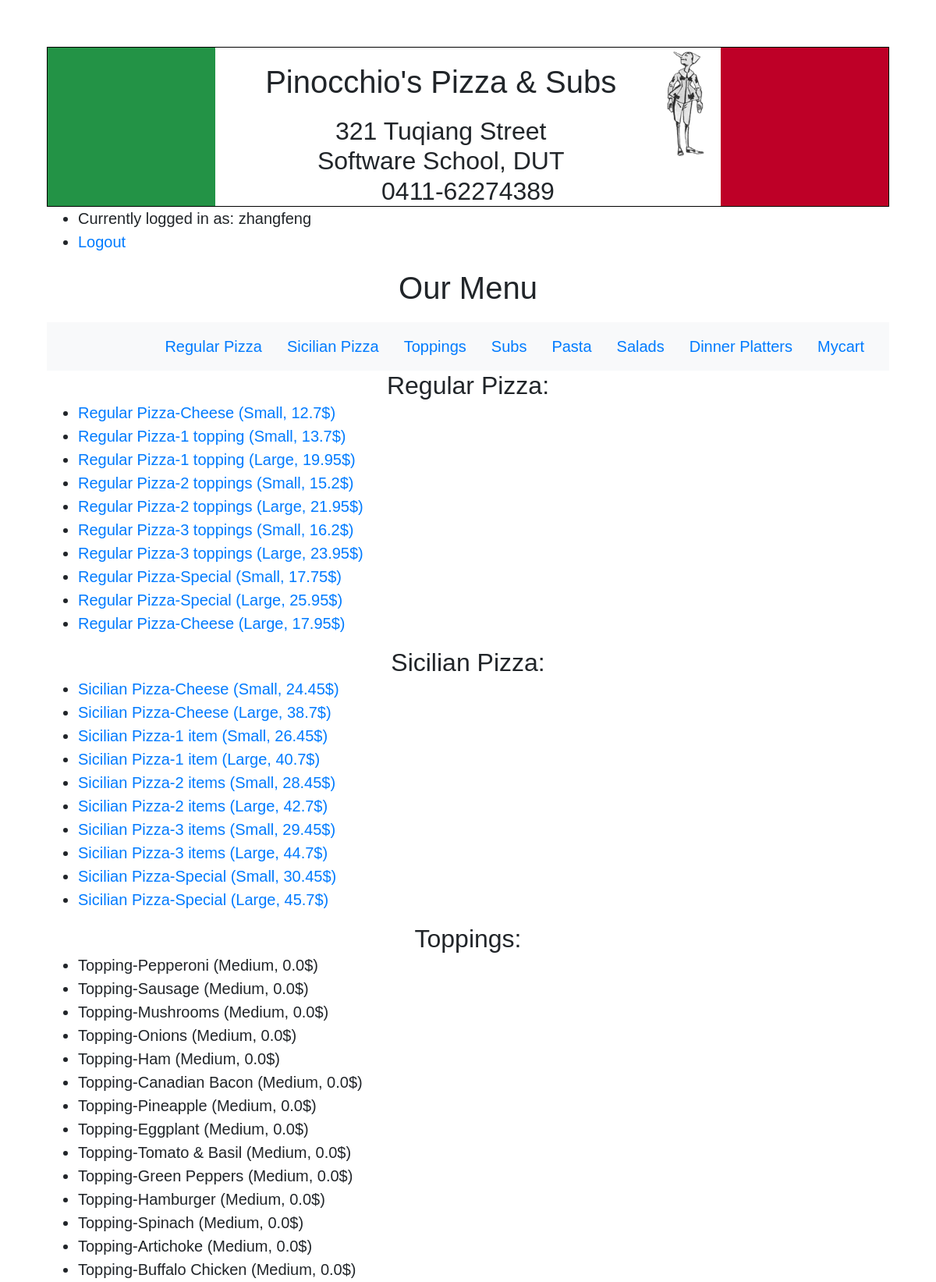
Screenshot of / (signed in, upper part) with the database file from the repository.
### orders/models.py (models this page shows)
class Food(models.Model):
    SIZES = (
        ('S', 'Small'),
        ('M', 'Medium'),
        ('L', 'Large'),
    )
    name = models.CharField(max_length=64)
    size = models.CharField(max_length=1, choices=SIZES)
    price = models.FloatField()
    type = models.ForeignKey(Type, on_delete=models.CASCADE, related_name="foods")
    def __str__(self):
        typename = Type.objects.get(pk=self.type.id)
        return f"{typename}-{self.name} ({self.get_size_display()}, {self.price}$) "

class Type(models.Model):
    name = models.CharField(max_length=64)
    def __str__(self):
        return f" {self.name}"

### users/views.py (the view)
# urls.py: path("", views.index, name="index"),
def index(request):
    if not request.user.is_authenticated:
        return render(request, "users/register.html", {"message": None})
    context = {
        "user": request.user,
        "Regular_Pizza": Food.objects.filter(type=Type.objects.get(name="Regular Pizza")),
        "Sicilian_Pizza": Food.objects.filter(type=Type.objects.get(name="Sicilian Pizza")),
        "Topping": Food.objects.filter(type=Type.objects.get(name="Topping")),
        "Sub": Food.objects.filter(type=Type.objects.get(name="Sub")),
        "Pasta": Food.objects.filter(type=Type.objects.get(name="Pasta")),
        "Salad": Food.objects.filter(type=Type.objects.get(name="Salad")),
        "Dinner_Platter": Food.objects.filter(type=Type.objects.get(name="Dinner Platter")),
    }
    return render(request, "orders/menu.html", context)

### orders/templates/orders/menu.html (shortened to what this page needs)
{% load static %}
<!DOCTYPE html>
<html>
    <head>
        <link rel="stylesheet" href="https://maxcdn.bootstrapcdn.com/bootstrap/4.0.0/css/bootstrap.min.css">
        <link rel="stylesheet" href="{% static 'orders/styles.css' %}">
    </head>
    <body>
      <div id="header">
        <table width="100%" cellspacing="0" cellpadding="0">
          <tbody>
            <tr>
              <td class="green" width="20%">&nbsp;</td>
              <td width="60%">
          <img height="140" src="{% static 'images/pinocchio_72.gif' %}" alt="pinocchio"/>
                <h1>Pinocchio's Pizza &amp; Subs</h1>
                <h2>321 Tuqiang Street<br />
                Software School, DUT<br />
                0411-62274389 </h2>
              </td>
              <td class="red" width="20%">&nbsp;</td>
            </tr>
          </tbody>
        </table>
      </div>
        <ul>
            <li>Currently logged in as: {{ user.username }}</li>
            <li><a href="{% url 'logout' %}">Logout</a></li>
        </ul>
        <h1>Our Menu</h1>
        <nav class="navbar sticky-top navbar-light bg-light justify-content-end" >
            <ul class="nav nav-pills nav-fill">
               <li class="nav-item">
                 <a class="nav-link" href="#Regular">Regular Pizza</a>
               </li>
               <li class="nav-item">
                 <a class="nav-link" href="#Sicilian">Sicilian Pizza</a>
               </li>
               <li class="nav-item">
                 <a class="nav-link" href="#Topping">Toppings</a>
               </li>
               <li class="nav-item">
                  <a class="nav-link" href="#Sub">Subs</a>
               </li>
               <li class="nav-item">
                  <a class="nav-link" href="#Pasta">Pasta</a>
               </li>
               <li class="nav-item">
                  <a class="nav-link" href="#Salad">Salads</a>
               </li>
               <li class="nav-item">
                  <a class="nav-link" href="#Dinner">Dinner Platters</a>
               </li>
               <li class="nav-item">
                  <a class="nav-link" href="#Cart">Mycart</a>
               </li>
            </ul>
        </nav>
        <div id="Regular">
          <h2>Regular Pizza:</h2>
          <ul>
              {% for food in Regular_Pizza %}
                  <li>
                    <a href="{% url 'food' food.id %}">{{ food }}</a>
                  </li>
              {% endfor %}
          </ul>
        </div>
        <div id="Sicilian">
          <h2>Sicilian Pizza:</h2>
          <ul>
              {% for food in Sicilian_Pizza %}
                  <li>
                    <a href="{% url 'food' food.id %}">{{ food }}</a>
                  </li>
              {% endfor %}
          </ul>
        </div>
        <div id="Topping">
          <h2>Toppings:</h2>
          <ul>
              {% for food in Topping %}
                  <li>
                    {{ food }}
                  </li>
              {% endfor %}
          </ul>
        </div>
    </body>
</html>

### orders/static/orders/styles.css (style rules this page uses)
body { font-family: Verdana,Arial,Helvetica,sans-serif; font-size: 20px; margin: 5%; }
html, body { background-color: white; }
h1,h2 { text-align: center; font-family: Verdana,Arial,Helvetica,sans-serif; margin: 0; }
h1 { margin-bottom: 0.5em; margin-top: 0.5em; }
.green { background-color: #239346; }
.red { background-color: #be0027; }
#header img { float: right; padding-right: 1em; }
#header table { border: thin solid black; }

### rows the page displays
Food: type+name+size "Regular Pizza-Cheese (Small, 12.7$)"
Food: type+name+size "Regular Pizza-1 topping (Small, 13.7$)"
Food: type+name+size "Regular Pizza-1 topping (Large, 19.95$)"
Food: type+name+size "Regular Pizza-2 toppings (Small, 15.2$)"
Food: type+name+size "Regular Pizza-2 toppings (Large, 21.95$)"
Food: type+name+size "Regular Pizza-3 toppings (Small, 16.2$)"
Food: type+name+size "Regular Pizza-3 toppings (Large, 23.95$)"
Food: type+name+size "Regular Pizza-Special (Small, 17.75$)"
Food: type+name+size "Regular Pizza-Special (Large, 25.95$)"
Food: type+name+size "Regular Pizza-Cheese (Large, 17.95$)"
Food: type+name+size "Sicilian Pizza-Cheese (Small, 24.45$)"
Food: type+name+size "Sicilian Pizza-Cheese (Large, 38.7$)"
Food: type+name+size "Sicilian Pizza-1 item (Small, 26.45$)"
Food: type+name+size "Sicilian Pizza-1 item (Large, 40.7$)"
Food: type+name+size "Sicilian Pizza-2 items (Small, 28.45$)"
Food: type+name+size "Sicilian Pizza-2 items (Large, 42.7$)"
Food: type+name+size "Sicilian Pizza-3 items (Small, 29.45$)"
Food: type+name+size "Sicilian Pizza-3 items (Large, 44.7$)"
Food: type+name+size "Sicilian Pizza-Special (Small, 30.45$)"
Food: type+name+size "Sicilian Pizza-Special (Large, 45.7$)"
Food: type+name+size "Topping-Pepperoni (Medium, 0.0$)"
Food: type+name+size "Topping-Sausage (Medium, 0.0$)"
Food: type+name+size "Topping-Mushrooms (Medium, 0.0$)"
Food: type+name+size "Topping-Onions (Medium, 0.0$)"
Food: type+name+size "Topping-Ham (Medium, 0.0$)"
Food: type+name+size "Topping-Canadian Bacon (Medium, 0.0$)"
Food: type+name+size "Topping-Pineapple (Medium, 0.0$)"
Food: type+name+size "Topping-Eggplant (Medium, 0.0$)"
Food: type+name+size "Topping-Tomato & Basil (Medium, 0.0$)"
Food: type+name+size "Topping-Green Peppers (Medium, 0.0$)"
Food: type+name+size "Topping-Hamburger (Medium, 0.0$)"
Food: type+name+size "Topping-Spinach (Medium, 0.0$)"
Food: type+name+size "Topping-Artichoke (Medium, 0.0$)"
Food: type+name+size "Topping-Buffalo Chicken (Medium, 0.0$)"

### other values shown
{{ user.username }} "zhangfeng"
